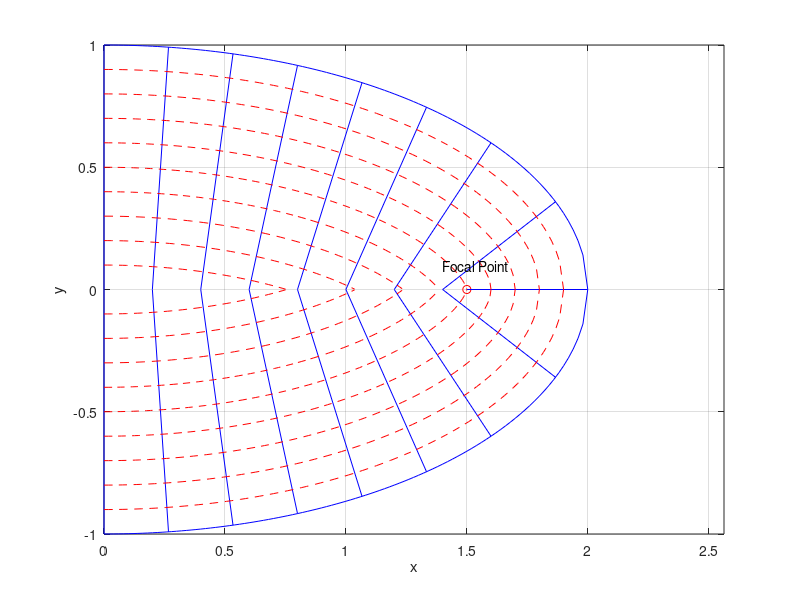

MATLAB code for this plot:
% Script f08_10.m; min distance to an ellipse with b=1, a=2;
%                                               7/98, 4/4/02
%
a=2; b=1; x1=[.2:.2:1.4]; N=length(x1); for i=1:N, x=x1(i); 
   th(i)=atan(a*sqrt((a-b^2/a-x)*(a-b^2/a+x))/(b*x));
   S(i)=b^2*x/((a^2-b^2)*cos(th(i)));
   xf(i)=x+S(i)*cos(th(i)); yf(i)=S(i)*sin(th(i));
end; th=[pi/2 th]; S=[1 S]; xf=[0 xf]; yf=[1 yf]; x=[0 x1];
xe=[0:.02:2]; for i=1:101, ye(i)=b*sqrt(1-xe(i)^2/a^2); end
S1=[.1:.1:.9];
for i=1:101, for j=1:9, th1=atan2(a^2*ye(i),b^2*xe(i)); 
   yt(i,j)=ye(i)-S1(j)*sin(th1); xt(i,j)=xe(i)-S1(j)*cos(th1);  
end; end
%
figure(1); clf; plot(1.5,0,'ro',xe,ye,'b',xe,-ye,'b',...
    [1.5 2],[0 0],'b'); hold on
for i=1:N+1, plot([x(i) xf(i)],[0,yf(i)],'b',[x(i) xf(i)],...
      [0 -yf(i)],'b'); end 
for j=1:5, plot(xt(:,j),yt(:,j),'r--',xt(:,j),-yt(:,j),...
      'r--'); end
plot(xt([1:93],6),yt([1:93],6),'r--',xt([1:93],6),-yt([1:93],6),'r--');
plot(xt([1:83],7),yt([1:83],7),'r--',xt([1:83],7),-yt([1:83],7),'r--');
plot(xt([1:70],8),yt([1:70],8),'r--',xt([1:70],8),-yt([1:70],8),'r--');
plot(xt([1:51],9),yt([1:51],9),'r--',xt([1:51],9),-yt([1:51],9),'r--');
hold off; grid; text(1.4,.1,'Focal Point'); axis([0 2.67*.96 -1 1])
xlabel('x'); ylabel('y')
%print -deps2 \book_do\figures\f08_10
   
